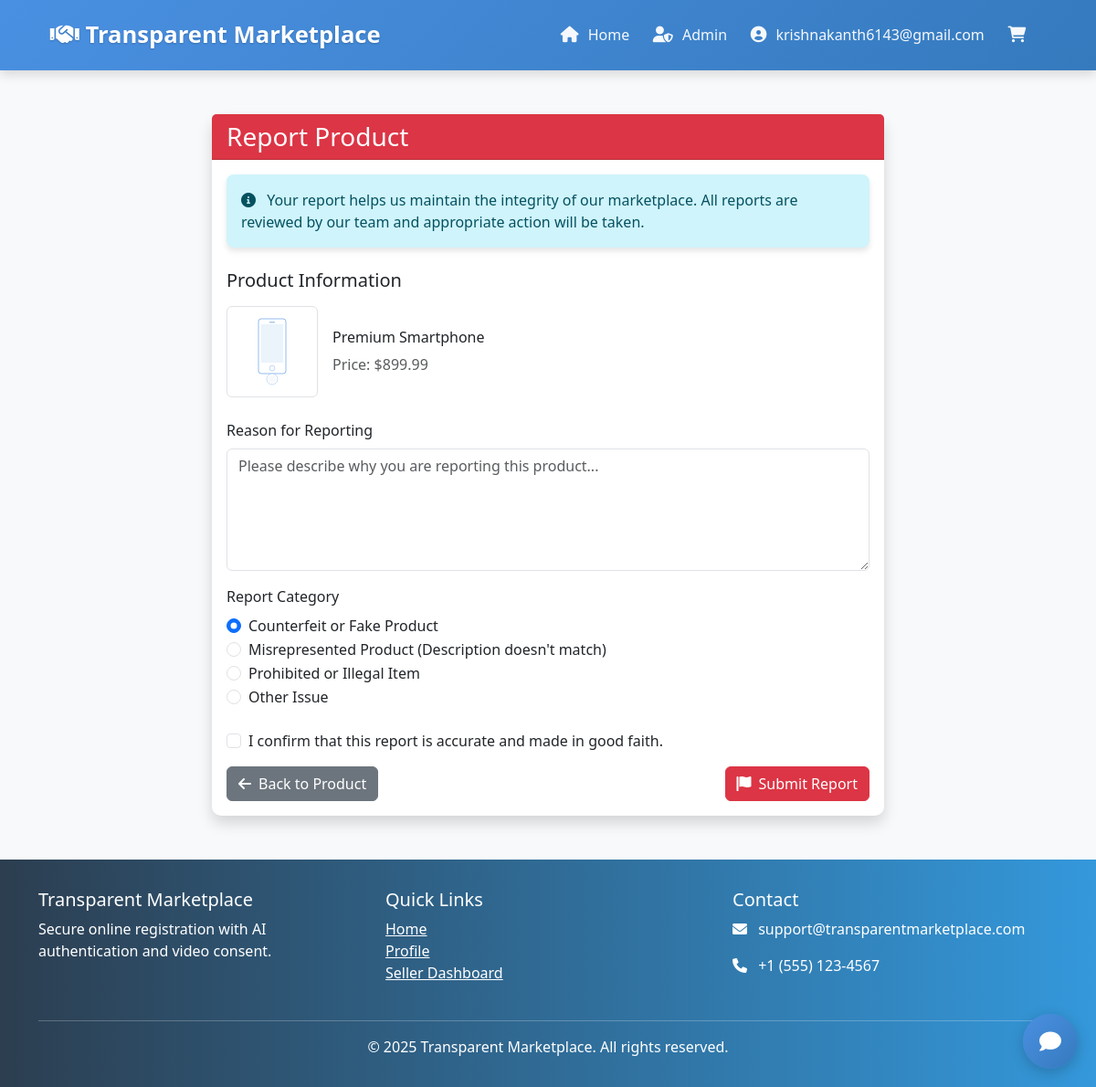
Screenshot of /report-product/2 (signed in) with the database file from the repository.
### app.py (models this page shows, shortened)
class User(db.Model, UserMixin):
    id = db.Column(db.Integer, primary_key=True)
    username = db.Column(db.String(80), unique=True, nullable=False)
    email = db.Column(db.String(120), unique=True, nullable=False)
    password_hash = db.Column(db.String(128))
    aadhaar_number = db.Column(db.String(12), unique=True, nullable=True)
    is_verified = db.Column(db.Boolean, default=False)
    is_seller = db.Column(db.Boolean, default=False)
    is_admin = db.Column(db.Boolean, default=False)
    face_verification = db.Column(db.Boolean, default=False)
    otp_secret = db.Column(db.String(16))
    products = db.relationship('Product', backref='seller', lazy=True)
    complaints = db.relationship('Complaint', backref='user', lazy=True)
    ratings = db.relationship('Rating', backref='user_rating', lazy=True)
    wishlists = db.relationship('Wishlist', backref='user', lazy=True)
    created_at = db.Column(db.DateTime, default=datetime.utcnow)

class Product(db.Model):
    id = db.Column(db.Integer, primary_key=True)
    name = db.Column(db.String(100), nullable=False)
    description = db.Column(db.Text, nullable=False)
    price = db.Column(db.Float, nullable=False)
    image_path = db.Column(db.String(200))
    certificate_path = db.Column(db.String(200))
    seller_id = db.Column(db.Integer, db.ForeignKey('user.id'), nullable=False)
    is_verified = db.Column(db.Boolean, default=False)
    avg_rating = db.Column(db.Float, default=0)
    created_at = db.Column(db.DateTime, default=datetime.utcnow)
    complaints = db.relationship('Complaint', backref='product', lazy=True)
    ratings = db.relationship('Rating', backref='product_rating', lazy=True)

### app.py (the view, shortened to what this page needs)
@app.route('/report-product/<int:product_id>', methods=['GET', 'POST'])
@login_required
def report_product(product_id):
    product = Product.query.get_or_404(product_id)
    return render_template('report_product.html', product=product)

### app.py (called while the page is built)
@app.context_processor
def utility_processor():
    return {
        'format_ist_time': format_ist_time
    }

@login_manager.user_loader
def load_user(user_id):
    return User.query.get(int(user_id))

### templates/report_product.html (shortened to what this page needs)
{% extends 'base.html' %}
{% block content %}
<div class="container py-5">
    <div class="row justify-content-center">
        <div class="col-md-8">
            <div class="card shadow">
                <div class="card-header bg-danger text-white">
                    <h3 class="mb-0">Report Product</h3>
                </div>
                <div class="card-body">
                    <div class="alert alert-info mb-4">
                        <i class="fas fa-info-circle me-2"></i>
                        Your report helps us maintain the integrity of our marketplace. All reports are reviewed by our team and appropriate action will be taken.
                    </div>
                    <div class="mb-4">
                        <h5>Product Information</h5>
                        <div class="d-flex align-items-center mt-3">
                            <img src="{{ url_for('static', filename='uploads/' + product.image_path) }}" alt="{{ product.name }}" class="img-thumbnail me-3" style="width: 100px; height: 100px; object-fit: cover;">
                            <div>
                                <h6>{{ product.name }}</h6>
                                <p class="text-muted mb-0">Price: ${{ product.price }}</p>
                            </div>
                        </div>
                    </div>
                    <form method="POST" action="{{ url_for('report_product', product_id=product.id) }}">
                        <div class="mb-3">
                            <label for="description" class="form-label">Reason for Reporting</label>
                            <textarea class="form-control" id="description" name="description" rows="5" placeholder="Please describe why you are reporting this product..." required></textarea>
                        </div>
                        <div class="mb-4">
                            <label class="form-label">Report Category</label>
                            <div class="form-check">
                                <input class="form-check-input" type="radio" name="reportCategory" id="counterfeit" value="counterfeit" checked>
                                <label class="form-check-label" for="counterfeit">
                                    Counterfeit or Fake Product
                                </label>
                            </div>
                            <div class="form-check">
                                <input class="form-check-input" type="radio" name="reportCategory" id="misrepresented" value="misrepresented">
                                <label class="form-check-label" for="misrepresented">
                                    Misrepresented Product (Description doesn't match)
                                </label>
                            </div>
                            <div class="form-check">
                                <input class="form-check-input" type="radio" name="reportCategory" id="prohibited" value="prohibited">
                                <label class="form-check-label" for="prohibited">
                                    Prohibited or Illegal Item
                                </label>
                            </div>
                            <div class="form-check">
                                <input class="form-check-input" type="radio" name="reportCategory" id="other" value="other">
                                <label class="form-check-label" for="other">
                                    Other Issue
                                </label>
                            </div>
                        </div>
                        <div class="mb-3 form-check">
                            <input type="checkbox" class="form-check-input" id="confirmReport" required>
                            <label class="form-check-label" for="confirmReport">
                                I confirm that this report is accurate and made in good faith.
                            </label>
                        </div>
                        <div class="d-flex justify-content-between">
                            <a href="{{ url_for('view_product', product_id=product.id) }}" class="btn btn-secondary">
                                <i class="fas fa-arrow-left me-2"></i>Back to Product
                            </a>
                            <button type="submit" class="btn btn-danger">
                                <i class="fas fa-flag me-2"></i>Submit Report
                            </button>
                        </div>
                    </form>
                </div>
            </div>
        </div>
    </div>
</div>
{% endblock %}

### templates/base.html (shortened to what this page needs)
<!DOCTYPE html>
<html lang="en">
<head>
    <link href="https://cdn.jsdelivr.net/npm/bootstrap@5.3.0/dist/css/bootstrap.min.css" rel="stylesheet">
    <link rel="stylesheet" href="https://cdnjs.cloudflare.com/ajax/libs/font-awesome/6.0.0-beta3/css/all.min.css">
</head>
<body>
    <nav class="navbar navbar-expand-lg navbar-dark">
        <div class="container">
            <a class="navbar-brand" href="{{ url_for('home') }}">
                <i class="fas fa-handshake"></i> Transparent Marketplace
            </a>
            <div class="collapse navbar-collapse" id="navbarNav">
                <ul class="navbar-nav ms-auto">
                    <li class="nav-item">
                        <a class="nav-link" href="{{ url_for('home') }}">
                            <i class="fas fa-home"></i> Home
                        </a>
                    </li>
                    {% if current_user.is_authenticated %}
                        {% if current_user.is_admin %}
                            <li class="nav-item">
                                <a class="nav-link" href="{{ url_for('admin_dashboard') }}">
                                    <i class="fas fa-user-shield"></i> Admin
                                </a>
                            </li>
                        {% endif %}
                        <li class="nav-item user-menu">
                            <a class="nav-link" href="#">
                                <i class="fas fa-user-circle"></i> {{ current_user.username }}
                            </a>
                        </li>
                        <li class="nav-item">
                            <a class="nav-link cart-icon" href="#" data-bs-toggle="modal" data-bs-target="#globalCartModal">
                                <i class="fas fa-shopping-cart"></i>
                            </a>
                        </li>
                    {% endif %}
                </ul>
            </div>
        </div>
    </nav>
    <main>
        {% block content %}{% endblock %}
    </main>
    <button id="toggleChatbot" class="chat-toggle-btn">
        <i class="fas fa-comment"></i>
    </button>
    <footer class="footer">
        <div class="container">
            <div class="row">
                <div class="col-md-4">
                    <h5>Transparent Marketplace</h5>
                    <p>Secure online registration with AI authentication and video consent.</p>
                </div>
                <div class="col-md-4">
                    <h5>Quick Links</h5>
                    <ul class="list-unstyled">
                        <li><a href="{{ url_for('home') }}" class="text-white">Home</a></li>
                        {% if current_user.is_authenticated %}
                            <li><a href="{{ url_for('profile') }}" class="text-white">Profile</a></li>
                            {% if current_user.is_seller %}
                                <li><a href="{{ url_for('seller_dashboard') }}" class="text-white">Seller Dashboard</a></li>
                            {% endif %}
                        {% else %}
                            <li><a href="{{ url_for('login') }}" class="text-white">Login</a></li>
                            <li><a href="{{ url_for('register') }}" class="text-white">Register</a></li>
                        {% endif %}
                    </ul>
                </div>
                <div class="col-md-4">
                    <h5>Contact</h5>
                    <p><i class="fas fa-envelope me-2"></i> support@transparentmarketplace.com</p>
                    <p><i class="fas fa-phone me-2"></i> +1 (555) 123-4567</p>
                </div>
            </div>
            <hr class="mt-4 mb-3 border-light">
            <p class="text-center mb-0">&copy; 2025 Transparent Marketplace. All rights reserved.</p>
        </div>
    </footer>
</body>
</html>

### templates/base.html (style rules this page uses)
body { min-height: 100vh; display: flex; flex-direction: column; background-color: #f8f9fa; }
.navbar { padding: 1rem; box-shadow: 0 4px 12px rgba(0,0,0,0.15); background: linear-gradient(135deg, #4a90e2, #357abd); }
.navbar-brand { font-size: 1.6rem; font-weight: bold; color: white !important; text-shadow: 0 1px 2px rgba(0,0,0,0.2); padding: 0.2rem 0.8rem; border-radius: 6px; transition: all 0.3s ease; }
.nav-link { color: rgba(255,255,255,0.95) !important; padding: 0.6rem 1.2rem; margin: 0 0.3rem; border-radius: 8px; font-weight: 500; transition: all 0.3s ease; position: relative; overflow: hidden; }
.nav-link:before { content: ''; position: absolute; bottom: 0; left: 50%; width: 0; height: 3px; background-color: white; transform: translateX(-50%); transition: width 0.3s ease; }
.nav-link i { margin-right: 6px; font-size: 1.1em; transition: transform 0.3s ease; }
.cart-icon { position: relative; padding-right: 1.5rem !important; }
.card { border: none; border-radius: 10px; box-shadow: 0 4px 6px rgba(0,0,0,0.1); transition: all 0.3s ease; }
.footer { background: linear-gradient(to right, #2c3e50, #3498db); color: white; padding: 2rem 0; margin-top: auto; }
.user-menu { position: relative; display: inline-block; }
.alert { border: none; border-radius: 8px; box-shadow: 0 4px 6px rgba(0,0,0,0.1); }
.chat-toggle-btn { position: fixed; bottom: 20px; right: 20px; width: 60px; height: 60px; background: linear-gradient(135deg, #4a90e2, #357abd); color: white; border: none; border-radius: 50%; font-size: 24px; cursor: pointer; z-index: 999; display: flex; align-items: center; justify-content: center; box-shadow: 0 4px 15px rgba(0, 0, 0, 0.2); transition: all 0.3s ease; }

### rows the page displays
User: username "krishnakanth6143@gmail.com"
Product: image_path (picture), name "Premium Smartphone", price "899.99"
